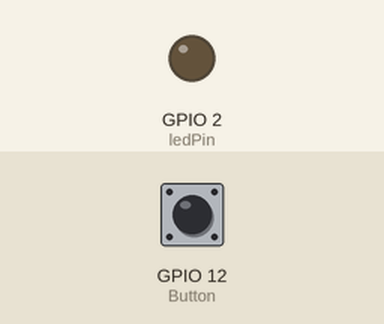
Recording of a sketch running on a simulated ESP32. On the bench: output pins drawn as LEDs (lit = HIGH). The test bench sets the inputs (shaded band); at power-on: GPIO 12 (Button) LOW.

Above: at 1.2 s.
1.3 s: GPIO 12 (Button) pulled HIGH for 0.15 s
At 1.37 s:
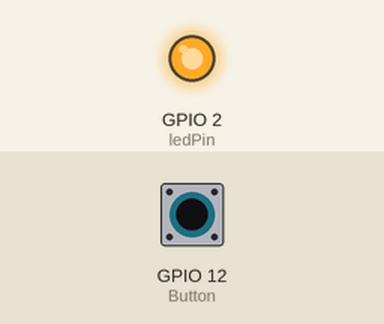
2.9 s: GPIO 12 (Button) pulled HIGH for 3.2 s
At 6.4 s:
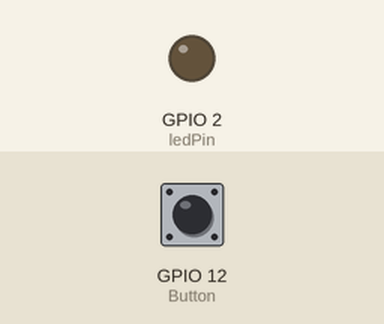
Timing chart, 0 to 7.9 s (numbered marks = the images above; inputs shaded):
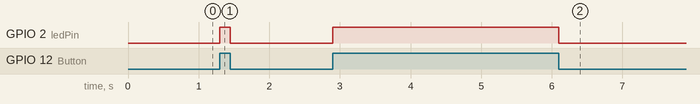

Measured:
- after the input at 1.3 s, GPIO 2 (ledPin): LOW → HIGH at once, → LOW 0.15 s later
- after the input at 2.9 s, GPIO 2 (ledPin): LOW → HIGH at once, → LOW 3.2 s later

The sketch:

CANSAT_ESP32CAM_PRUEBA5_INPUT_Y_LED.ino
```cpp
/*
  Blink
*/

// ledPin refers to ESP32 GPIO 1
const int ledPin = 2; // No tiene todos los pines. pruebo en puerto IO2
const int Button = 12; // No tiene todos los pines. pruebo en puerto IO12

// the setup function runs once when you press reset or power the board
void setup() {
  // initialize digital pin ledPin as an output.
  pinMode(ledPin, OUTPUT);
  pinMode(Button, INPUT);
}

// the loop function runs over and over again forever
void loop() {
  digitalWrite(ledPin, digitalRead(Button) );   // turn the LED on (HIGH is the voltage level)
  // wait for a second
}
```
